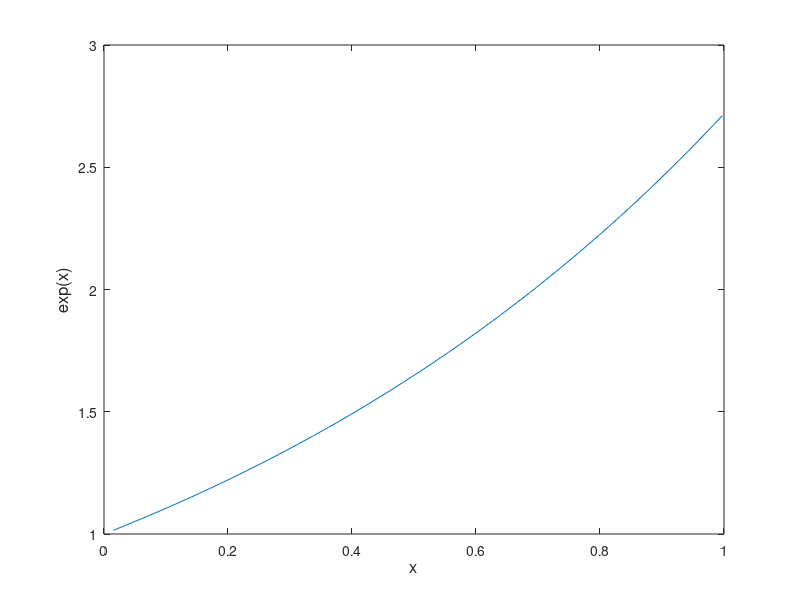

Reproduce this figure in MATLAB.
clear,clc;

x = rand(1,100);
x = sort(x);
y= exp(x);
plot(x,y);
xlabel('x', 'FontSize', 12);
ylabel('exp(x)', 'FontSize', 12);
print -depsc exp

% x = rand(1,100);
% x = sort(x);
% y= log(x);
% plot(x,y);
% xlabel('x', 'FontSize', 12);
% ylabel('log(x)', 'FontSize', 12);
% print -depsc log

% x = rand(1,100);
% x = sort(x);
% y = sin(x);
% plot(x,y);
% xlabel('x', 'FontSize', 12);
% ylabel('sin(x)', 'FontSize', 12);
% print -depsc sin

% x = rand(1,100);
% x = sort(x);
% y= cos(x);
% plot(x,y);
% xlabel('x', 'FontSize', 12);
% ylabel('cos(x)', 'FontSize', 12);
% print -depsc cos
